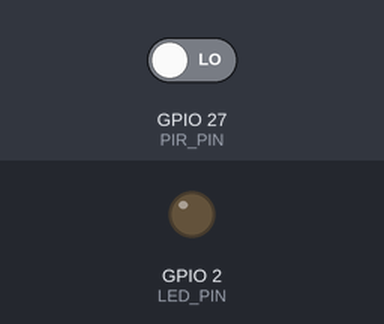
Bench run of a sketch on a simulated ESP32. On the bench: output pins drawn as LEDs (lit = HIGH). Inputs (shaded band) come from the test bench; at power-on: GPIO 27 (PIR_PIN) LOW. What the sketch prints to the serial monitor is not drawn.

Above: at 1.5 s.
1.6 s: GPIO 27 (PIR_PIN) driven HIGH
At 2.6 s:
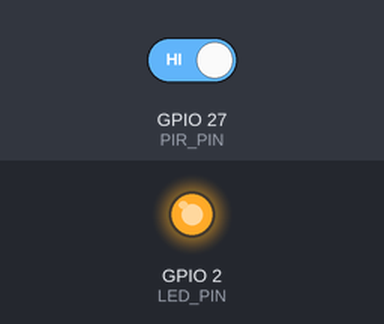
3.1 s: GPIO 27 (PIR_PIN) driven LOW
At 4.0 s:
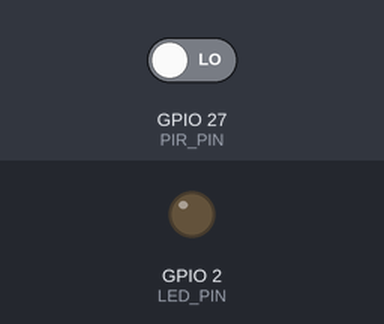
Timing chart, 0 to 6.1 s (numbered marks = the images above; inputs shaded):
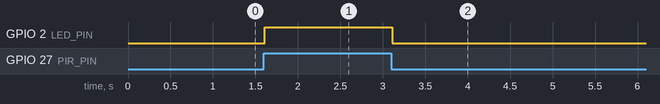

The sketch:

esp32_pir_test.ino
```cpp
// SafeGuard PIR 테스트 (SparkFun EKMC4607112K)
// 보드: ESP32 Dev Module / 시리얼 모니터: 115200 baud
// 배선: PIR VCC→3V3, GND→GND, OUT→GPIO27
//
// 동작:
//  1) 전원 후 30초 워밍업 (이 동안은 값이 튈 수 있음)
//  2) 감지 시작/끝을 이벤트로 출력:  [PIR] 감지 시작 / 감지 끝 (지속 x.x초)
//  3) 1초마다 상태 JSON:  {"pir":1,"since_ms":1234,"count":3}
//  4) 감지 중에는 온보드 파란 LED(GPIO2) 켜짐
//
// 출력이 반대로(평소 1, 감지 시 0) 나오면 ACTIVE_LOW를 true로 바꾸세요.

const int  PIR_PIN    = 27;
const int  LED_PIN    = 2;
const bool ACTIVE_LOW = false;
const unsigned long WARMUP_MS = 30000;

int lastState = -1;
unsigned long changedAt = 0, lastPrint = 0;
unsigned long detectCount = 0;
bool warmDone = false;

int readPir() {
  int v = digitalRead(PIR_PIN);
  return ACTIVE_LOW ? !v : v;
}

void setup() {
  Serial.begin(115200);
  pinMode(PIR_PIN, INPUT_PULLDOWN); // 이 PIR은 감지 시 HIGH, 평소엔 선을 놓음 → 풀다운 필수 (10/16 진단)
  pinMode(LED_PIN, OUTPUT);
  delay(300);
  Serial.println();
  Serial.println("[SafeGuard] PIR test start (GPIO27)");
  Serial.println("[PIR] 워밍업 30초... 센서 앞에서 움직이지 마세요");
}

void loop() {
  unsigned long now = millis();

  if (!warmDone && now >= WARMUP_MS) {
    warmDone = true;
    Serial.println("[PIR] 워밍업 끝. 이제 손을 흔들어 보세요");
  }

  int s = readPir();
  digitalWrite(LED_PIN, s ? HIGH : LOW);

  if (s != lastState) {
    if (lastState != -1 && warmDone) {
      if (s == 1) {
        detectCount++;
        Serial.print("[PIR] 감지 시작  #"); Serial.println(detectCount);
      } else {
        Serial.print("[PIR] 감지 끝   (지속 ");
        Serial.print((now - changedAt) / 1000.0, 1);
        Serial.println("초)");
      }
    }
    lastState = s;
    changedAt = now;
  }

  if (now - lastPrint >= 1000) {
    lastPrint = now;
    Serial.print("{\"pir\":"); Serial.print(s);
    Serial.print(",\"since_ms\":"); Serial.print(now - changedAt);
    Serial.print(",\"count\":"); Serial.print(detectCount);
    Serial.print(",\"warm\":"); Serial.print(warmDone ? "true" : "false");
    Serial.println("}");
  }
  delay(20);
}
```

Measured:
- after the input at 1.6 s, GPIO 2 (LED_PIN): LOW → HIGH at once
- after the input at 3.1 s, GPIO 2 (LED_PIN): HIGH → LOW at once
